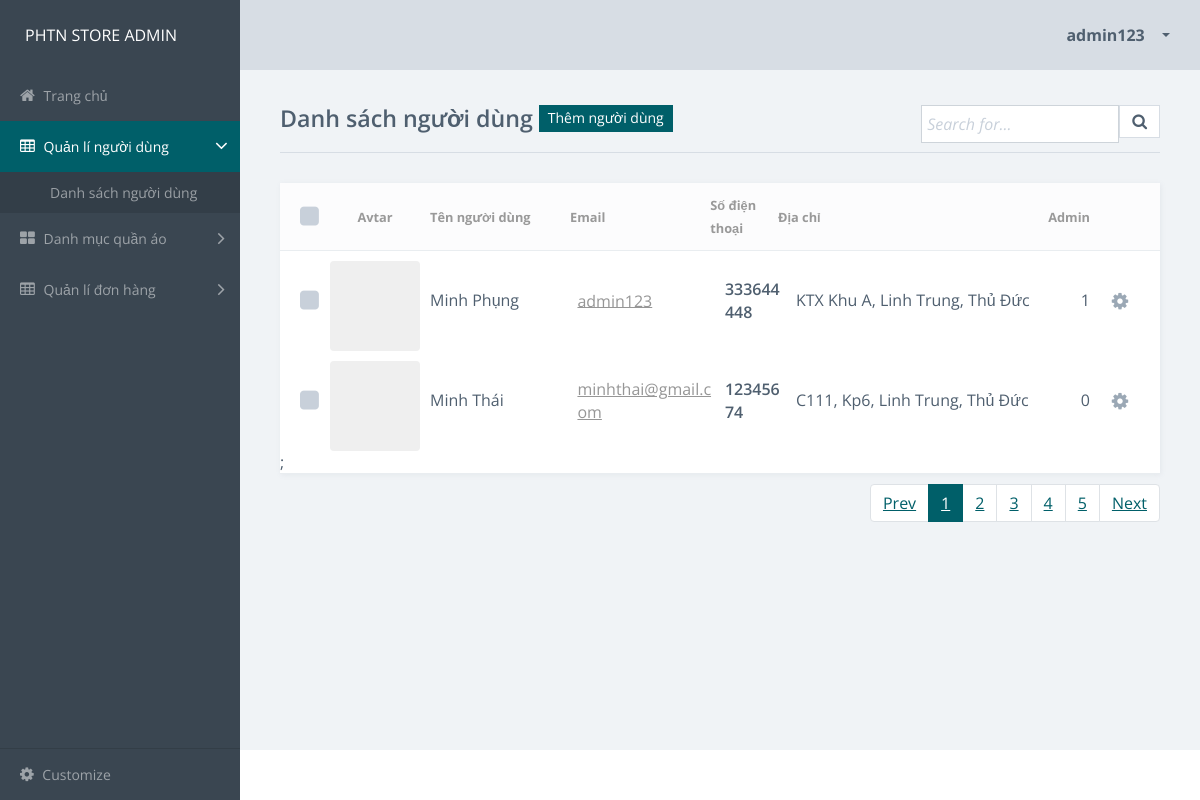
The app's page /admin-pages/controller/userController.php?menu=user (signed in) with its own data.
### tables this page shows
CREATE TABLE `user` (
  `id` int(11) NOT NULL,
  `email` text NOT NULL,
  `password` text NOT NULL,
  `user_name` text NOT NULL,
  `img` text NOT NULL,
  `phone` decimal(10,0) NOT NULL,
  `address` text NOT NULL,
  `administrator` tinyint(1) NOT NULL
);

### admin-pages/database/config.php (called while the page is built, shortened)
<?php
class configuration
{
    private  $HOST;
    private  $DBNAME;
    private  $USERNAME;
    private  $PASSWORD;
    private static $conn;
    public function __construct()
    {
        $this->HOST = 'localhost';
        $this->DBNAME = 'dbclothing_web';
        $this->USERNAME = 'root';
        $this->PASSWORD = '';
        if (self::$conn = null) {
            $this->connectDB();
        } else {
            return self::$conn;
        }
    }
    public function __destruct()
    {
        $this->HOST = '';
        $this->DBNAME = '';
        $this->USERNAME = '';
        $this->PASSWORD = "";
        self::$conn = null;
    }
    public function closeConnect()
    {
        self::$conn = null;
    }
    private function connectDB()
    {
        try {
            self::$conn = new PDO("mysql:host=$this->HOST; dbname=$this->DBNAME", $this->USERNAME, $this->PASSWORD);
            self::$conn->setAttribute(PDO::ATTR_ERRMODE, PDO::ERRMODE_EXCEPTION);
        } catch (PDOException $e) {
        }
    }
    public function getData($query, $param = array())
    {
        try {
            $stm = self::$conn->prepare($query);
            $stm->execute($param);
            return $stm->fetchAll(PDO::FETCH_ASSOC);
        } catch (PDOException $e) {
            return $e->getMessage();
        } finally {
            $this->closeConnect();
        }
    }
}

### admin-pages/models/DAO/userDAO.php (called while the page is built, shortened)
<?php
include_once '../database/config.php';
include_once '../models/DTO/userDTO.php';
class userDAO
{
    public function getAllUser()
    {
        $dbConn = new configuration();
        $query = 'select * from user';
        $param = array();
        $users = $dbConn->getData($query, $param);
        foreach ($users as $data) {
            $user_data[] = new userDTO($data['id'], $data['email'], $data['password'], $data['user_name'], $data['img'], $data['phone'], $data['address'], $data['administrator']);
        }
        return $user_data;
    }
}

### admin-pages/models/DTO/userDTO.php (called while the page is built, shortened)
<?php
class userDTO
{
    private $id;
    private $email;
    private $user_name;
    private $img;
    private $phone;
    private $address;
    private $administrator;
    public function __construct($id, $email, $password, $user_name, $img, $phone, $address, $administrator)
    {
        $this->id = $id;
        $this->email = $email;
        $this->user_name = $user_name;
        $this->img = $img;
        $this->phone = $phone;
        $this->address = $address;
        $this->administrator = $administrator;
    }
    public function getId()
    {
        return $this->id;
    }
    public function getEmail()
    {
        return $this->email;
    }
    public function getUser_name()
    {
        return $this->user_name;
    }
    public function getPhone()
    {
        return $this->phone;
    }
    public function getAddress()
    {
        return $this->address;
    }
    public function getImg()
    {
        return $this->img;
    }
    public function getAdministrator()
    {
        return $this->administrator;
    }
}

### admin-pages/views/user-list.php (the view, shortened to what this page needs)
<!doctype html>
<html class="no-js" lang="en">
<head>
    <link rel="stylesheet" href="css/vendor.css">
</head>
<body>
    <div class="main-wrapper">
        <div class="app" id="app">
            <?php
            include_once '../include/header.php';
            ?>
            <article class="content items-list-page">
                <div class="title-search-block">
                    <div class="title-block">
                        <div class="row">
                            <div class="col-md-6">
                                <h3 class="title"> Danh sách người dùng <a href="../views/user-editor.php" class="btn btn-primary btn-sm rounded-s"> Thêm người dùng </a>
                                </h3>
                            </div>
                        </div>
                    </div>
                    <div class="items-search">
                        <form class="form-inline">
                            <div class="input-group">
                                <input type="text" class="form-control boxed rounded-s" placeholder="Search for...">
                                <span class="input-group-btn">
                                    <button class="btn btn-secondary rounded-s" type="button">
                                        <i class="fa fa-search"></i>
                                    </button>
                                </span>
                            </div>
                        </form>
                    </div>
                </div>
                <div class="card items">
                    <ul class="item-list striped">
                        <li class="item item-list-header">
                            <div class="item-row">
                                <div class="item-col fixed item-col-check">
                                    <label class="item-check" id="select-all-items">
                                        <span></span>
                                    </label>
                                </div>
                                <div class="item-col item-col-header fixed item-col-img md">
                                    <div>
                                        <span>Avtar</span>
                                    </div>
                                </div>
                                <div class="item-col item-col-header item-col-author">
                                    <div class="">
                                        <span>Tên người dùng</span>
                                    </div>
                                </div>
                                <div class="item-col item-col-header item-col-author">
                                    <div class="">
                                        <span>Email</span>
                                    </div>
                                </div>
                                <div class="item-col item-col-header item-col-sales">
                                    <div class="">
                                        <span>Số điện thoại</span>
                                    </div>
                                </div>
                                <div class="item-col item-col-header item-col-title">
                                    <div class="">
                                        <span>Địa chỉ</span>
                                    </div>
                                </div>
                                <div class="item-col item-col-header fixed item-col-date">
                                    <div class="">
                                        <span>Admin</span>
                                    </div>
                                </div>
                                <div class="item-col item-col-header fixed item-col-actions-dropdown">
                                </div>
                            </div>
                        </li>
                        <li class="item">
                            <?php
                            foreach ($list_user as $user) {
                                echo '       <div class="item-row">
                                <div class="item-col fixed item-col-check">
                                    <label class="item-check" id="select-all-items">
                                        <input type="checkbox" class="checkbox">
                                        <span></span>
                                    </label>
                                </div>
                                <div class="item-col fixed item-col-img md">
                                        <div class="item-img rounded" style="background-image: url(../../imgs/';
                                if ($user->getImg() == '') {
                                    echo 'avatarDefault.png';
                                } else {
                                    echo $user->getImg();
                                }
                                echo ')"></div>
                                </div>
                                <div class="item-col item-col-header item-col-author">
                                    <div class="">
                                        <span>' . $user->getUser_name() . '</span>
                                    </div>
                                </div>
                                <div class="item-col item-col-header item-col-author">
                                    <div>
                                        <span><a href="../controller/userController.php?action=getUser&id='.$user->getId().'">    ' . $user->getEmail() . '</a></span>
                                    </div>
                                </div>
                                <div class="item-col item-col-header item-col-sales">
                                <div class="">
                                    <span>'.$user->getPhone().'</span>
                                </div>
                            </div>
                            <div class="item-col item-col-header item-col-title">
                                <div class="">
                                    <span>'.$user->getAddress().'</span>
                                </div>
                            </div>
                            <div class="item-col item-col-header fixed item-col-date">
                                <div class="">
                                    <span>'.$user->getAdministrator().'</span>
                                </div>
                            </div>
                                <div class="item-col fixed item-col-actions-dropdown">
                                    <div class="item-actions-dropdown">
                                        <a class="item-actions-toggle-btn">
                                            <span class="inactive">
                                                <i class="fa fa-cog"></i>
                                            </span>
                                        </a>
                                                    <a class="remove" href="#" onclick="deletePrd('.$user->getId().')">
                                                    </a>
                                                    <a class="edit" href="../controller/userController.php?action=getUser&id=' . $user->getId() . '">
                                                    </a>
                                    </div>
                                </div>
                            </div>';
                            } ?>;
                        </li>
                    </ul>
                </div>
                <nav class="text-right">
                    <ul class="pagination">
                        <li class="page-item">
                            <a class="page-link" href=""> Prev </a>
                        </li>
                        <li class="page-item active">
                            <a class="page-link" href=""> 1 </a>
                        </li>
                        <li class="page-item">
                            <a class="page-link" href=""> 2 </a>
                        </li>
                        <li class="page-item">
                            <a class="page-link" href=""> 3 </a>
                        </li>
                        <li class="page-item">
                            <a class="page-link" href=""> 4 </a>
                        </li>
                        <li class="page-item">
                            <a class="page-link" href=""> 5 </a>
                        </li>
                        <li class="page-item">
                            <a class="page-link" href=""> Next </a>
                        </li>
                    </ul>
                </nav>
            </article>
            <footer class="footer">
            </footer>
        </div>
    </div>
</body>
</html>

### records on screen
user: user_name "Minh Phụng", email "admin123", phone "333644448", address "KTX Khu A, Linh Trung, Thủ Đức", administrator "1"
user: user_name "Minh Thái", email "minhthai@gmail.com", phone "12345674", address "C111, Kp6, Linh Trung, Thủ Đức", administrator "0"

### other values on screen
$user_email "admin123"
